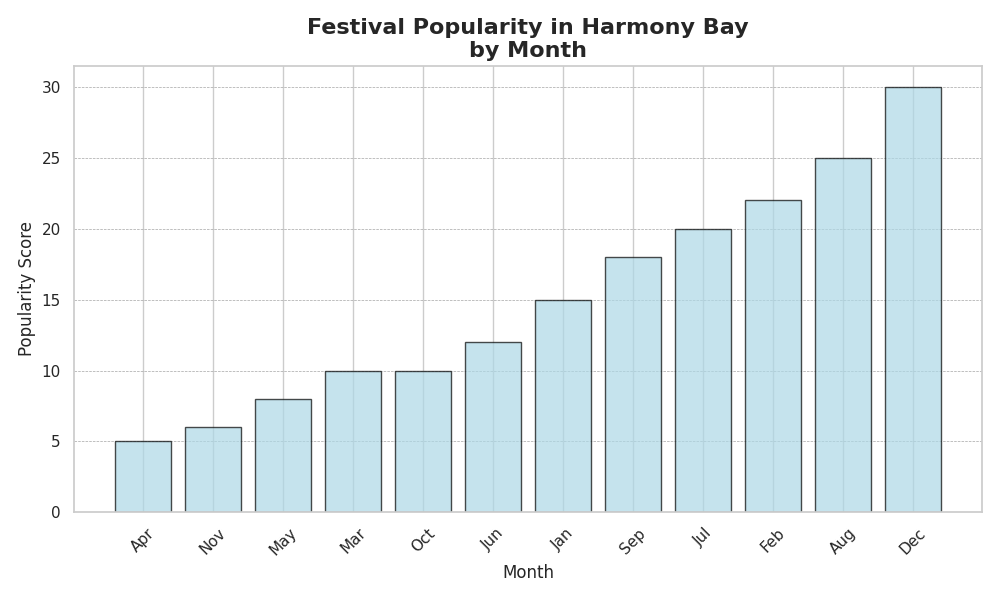

Generate this figure with Python:
import numpy as np
import matplotlib.pyplot as plt

months = np.arange(1, 13)
popularity_scores = np.array([15, 22, 10, 5, 8, 12, 20, 25, 18, 10, 6, 30])

# Sort the scores and corresponding months in ascending order
sorted_indices = np.argsort(popularity_scores)
sorted_scores = popularity_scores[sorted_indices]
sorted_month_labels = ['Jan', 'Feb', 'Mar', 'Apr', 'May', 'Jun', 'Jul', 'Aug', 'Sep', 'Oct', 'Nov', 'Dec']
sorted_month_labels = [sorted_month_labels[i] for i in sorted_indices]

plt.figure(figsize=(10, 6))
plt.bar(sorted_month_labels, sorted_scores, color='lightblue', edgecolor='black', alpha=0.7)

plt.title("Festival Popularity in Harmony Bay\nby Month", fontsize=16, fontweight='bold')
plt.xlabel("Month")
plt.ylabel("Popularity Score")
plt.xticks(rotation=45)
plt.grid(axis='y', color='grey', linestyle='--', linewidth=0.5, alpha=0.7)

plt.tight_layout()
plt.show()
